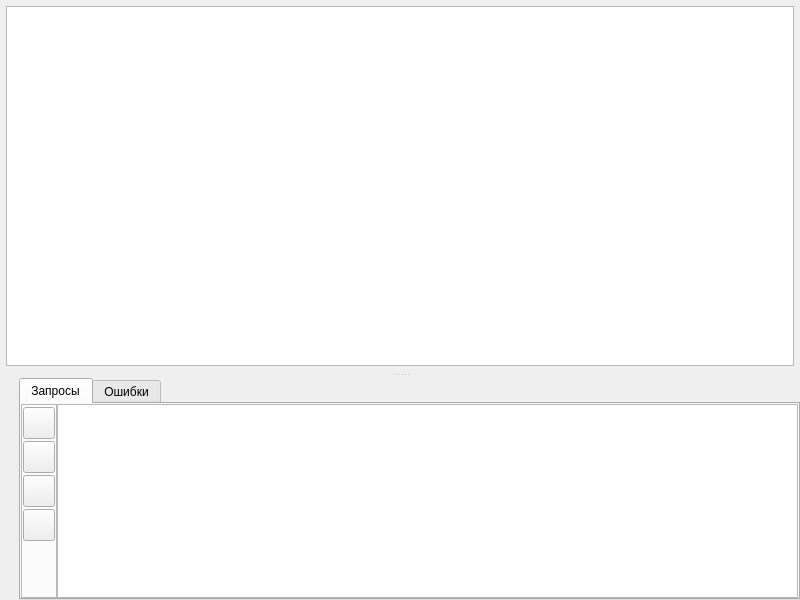
<?xml version="1.0" encoding="UTF-8"?>
<ui version="4.0">
 <class>WDBInquiry</class>
 <widget class="QMainWindow" name="WDBInquiry">
  <property name="geometry">
   <rect>
    <x>0</x>
    <y>0</y>
    <width>800</width>
    <height>600</height>
   </rect>
  </property>
  <property name="windowTitle">
   <string>MainWindow</string>
  </property>
  <widget class="QWidget" name="centralwidget">
   <layout class="QVBoxLayout" name="verticalLayout_3">
    <property name="leftMargin">
     <number>6</number>
    </property>
    <property name="topMargin">
     <number>6</number>
    </property>
    <property name="rightMargin">
     <number>6</number>
    </property>
    <property name="bottomMargin">
     <number>6</number>
    </property>
    <item>
     <widget class="QTableWidget" name="SQLQueryTable_tw">
      <attribute name="horizontalHeaderShowSortIndicator" stdset="0">
       <bool>false</bool>
      </attribute>
      <attribute name="horizontalHeaderStretchLastSection">
       <bool>true</bool>
      </attribute>
     </widget>
    </item>
   </layout>
  </widget>
  <widget class="QDockWidget" name="DockWidget_dw">
   <property name="features">
    <set>QDockWidget::DockWidgetVerticalTitleBar</set>
   </property>
   <attribute name="dockWidgetArea">
    <number>8</number>
   </attribute>
   <widget class="QWidget" name="dockWidgetContents">
    <layout class="QHBoxLayout" name="horizontalLayout">
     <property name="spacing">
      <number>0</number>
     </property>
     <property name="leftMargin">
      <number>0</number>
     </property>
     <property name="topMargin">
      <number>0</number>
     </property>
     <property name="rightMargin">
      <number>0</number>
     </property>
     <property name="bottomMargin">
      <number>0</number>
     </property>
     <item>
      <widget class="QTabWidget" name="tabWidget">
       <property name="currentIndex">
        <number>0</number>
       </property>
       <widget class="QWidget" name="Inquiry_tab">
        <attribute name="title">
         <string>Запросы</string>
        </attribute>
        <layout class="QHBoxLayout" name="horizontalLayout_3">
         <property name="spacing">
          <number>0</number>
         </property>
         <property name="leftMargin">
          <number>0</number>
         </property>
         <property name="topMargin">
          <number>0</number>
         </property>
         <property name="rightMargin">
          <number>0</number>
         </property>
         <property name="bottomMargin">
          <number>0</number>
         </property>
         <item>
          <widget class="QFrame" name="frame">
           <property name="minimumSize">
            <size>
             <width>36</width>
             <height>0</height>
            </size>
           </property>
           <property name="maximumSize">
            <size>
             <width>36</width>
             <height>16777215</height>
            </size>
           </property>
           <property name="frameShape">
            <enum>QFrame::StyledPanel</enum>
           </property>
           <property name="frameShadow">
            <enum>QFrame::Raised</enum>
           </property>
           <layout class="QVBoxLayout" name="verticalLayout">
            <property name="spacing">
             <number>2</number>
            </property>
            <property name="leftMargin">
             <number>1</number>
            </property>
            <property name="topMargin">
             <number>2</number>
            </property>
            <property name="rightMargin">
             <number>2</number>
            </property>
            <property name="bottomMargin">
             <number>2</number>
            </property>
            <item>
             <widget class="QPushButton" name="RunQuery_pb">
              <property name="minimumSize">
               <size>
                <width>32</width>
                <height>32</height>
               </size>
              </property>
              <property name="maximumSize">
               <size>
                <width>32</width>
                <height>32</height>
               </size>
              </property>
              <property name="toolTip">
               <string>Выполнить запрос</string>
              </property>
              <property name="text">
               <string/>
              </property>
              <property name="icon">
               <iconset resource="../res/Icons.qrc">
                <normaloff>:/Play.png</normaloff>:/Play.png</iconset>
              </property>
              <property name="iconSize">
               <size>
                <width>24</width>
                <height>24</height>
               </size>
              </property>
             </widget>
            </item>
            <item>
             <widget class="QPushButton" name="ClearQuery_pb">
              <property name="minimumSize">
               <size>
                <width>32</width>
                <height>32</height>
               </size>
              </property>
              <property name="maximumSize">
               <size>
                <width>32</width>
                <height>32</height>
               </size>
              </property>
              <property name="toolTip">
               <string>Очистить запрос</string>
              </property>
              <property name="text">
               <string/>
              </property>
              <property name="icon">
               <iconset resource="../res/Icons.qrc">
                <normaloff>:/Clear.png</normaloff>:/Clear.png</iconset>
              </property>
              <property name="iconSize">
               <size>
                <width>24</width>
                <height>24</height>
               </size>
              </property>
             </widget>
            </item>
            <item>
             <widget class="QPushButton" name="SaveScript_pb">
              <property name="minimumSize">
               <size>
                <width>32</width>
                <height>32</height>
               </size>
              </property>
              <property name="maximumSize">
               <size>
                <width>32</width>
                <height>32</height>
               </size>
              </property>
              <property name="toolTip">
               <string>Сохранить скрипт</string>
              </property>
              <property name="text">
               <string/>
              </property>
              <property name="icon">
               <iconset resource="../res/Icons.qrc">
                <normaloff>:/Save.png</normaloff>:/Save.png</iconset>
              </property>
              <property name="iconSize">
               <size>
                <width>24</width>
                <height>24</height>
               </size>
              </property>
             </widget>
            </item>
            <item>
             <widget class="QPushButton" name="LoadScript_pb">
              <property name="minimumSize">
               <size>
                <width>32</width>
                <height>32</height>
               </size>
              </property>
              <property name="maximumSize">
               <size>
                <width>32</width>
                <height>32</height>
               </size>
              </property>
              <property name="toolTip">
               <string>Загрузить скрипт</string>
              </property>
              <property name="text">
               <string/>
              </property>
              <property name="icon">
               <iconset resource="../res/Icons.qrc">
                <normaloff>:/Load.png</normaloff>:/Load.png</iconset>
              </property>
              <property name="iconSize">
               <size>
                <width>24</width>
                <height>24</height>
               </size>
              </property>
             </widget>
            </item>
            <item>
             <spacer name="verticalSpacer">
              <property name="orientation">
               <enum>Qt::Vertical</enum>
              </property>
              <property name="sizeHint" stdset="0">
               <size>
                <width>20</width>
                <height>0</height>
               </size>
              </property>
             </spacer>
            </item>
           </layout>
          </widget>
         </item>
         <item>
          <widget class="SCompleterTextEdit" name="Inquiry_te"/>
         </item>
        </layout>
       </widget>
       <widget class="QWidget" name="Errors_tab">
        <attribute name="title">
         <string>Ошибки</string>
        </attribute>
        <layout class="QHBoxLayout" name="horizontalLayout_2">
         <property name="spacing">
          <number>0</number>
         </property>
         <property name="leftMargin">
          <number>0</number>
         </property>
         <property name="topMargin">
          <number>0</number>
         </property>
         <property name="rightMargin">
          <number>0</number>
         </property>
         <property name="bottomMargin">
          <number>0</number>
         </property>
         <item>
          <widget class="QFrame" name="frame_2">
           <property name="minimumSize">
            <size>
             <width>36</width>
             <height>0</height>
            </size>
           </property>
           <property name="maximumSize">
            <size>
             <width>36</width>
             <height>16777215</height>
            </size>
           </property>
           <property name="frameShape">
            <enum>QFrame::StyledPanel</enum>
           </property>
           <property name="frameShadow">
            <enum>QFrame::Raised</enum>
           </property>
           <layout class="QVBoxLayout" name="verticalLayout_2">
            <property name="spacing">
             <number>2</number>
            </property>
            <property name="leftMargin">
             <number>1</number>
            </property>
            <property name="topMargin">
             <number>2</number>
            </property>
            <property name="rightMargin">
             <number>2</number>
            </property>
            <property name="bottomMargin">
             <number>2</number>
            </property>
            <item>
             <widget class="QPushButton" name="ClearError_pb">
              <property name="minimumSize">
               <size>
                <width>32</width>
                <height>32</height>
               </size>
              </property>
              <property name="maximumSize">
               <size>
                <width>32</width>
                <height>32</height>
               </size>
              </property>
              <property name="toolTip">
               <string>Очистить ошибки</string>
              </property>
              <property name="text">
               <string/>
              </property>
              <property name="icon">
               <iconset resource="../res/Icons.qrc">
                <normaloff>:/Clear.png</normaloff>:/Clear.png</iconset>
              </property>
              <property name="iconSize">
               <size>
                <width>24</width>
                <height>24</height>
               </size>
              </property>
             </widget>
            </item>
            <item>
             <spacer name="verticalSpacer_2">
              <property name="orientation">
               <enum>Qt::Vertical</enum>
              </property>
              <property name="sizeHint" stdset="0">
               <size>
                <width>20</width>
                <height>151</height>
               </size>
              </property>
             </spacer>
            </item>
           </layout>
          </widget>
         </item>
         <item>
          <widget class="QListWidget" name="Errors_lw">
           <property name="dragEnabled">
            <bool>false</bool>
           </property>
           <property name="dragDropMode">
            <enum>QAbstractItemView::NoDragDrop</enum>
           </property>
           <property name="defaultDropAction">
            <enum>Qt::CopyAction</enum>
           </property>
          </widget>
         </item>
        </layout>
       </widget>
      </widget>
     </item>
    </layout>
   </widget>
  </widget>
 </widget>
 <customwidgets>
  <customwidget>
   <class>SCompleterTextEdit</class>
   <extends>QTextEdit</extends>
   <header>SCompleterTextEdit.h</header>
  </customwidget>
 </customwidgets>
 <resources>
  <include location="../res/Icons.qrc"/>
 </resources>
 <connections/>
</ui>
